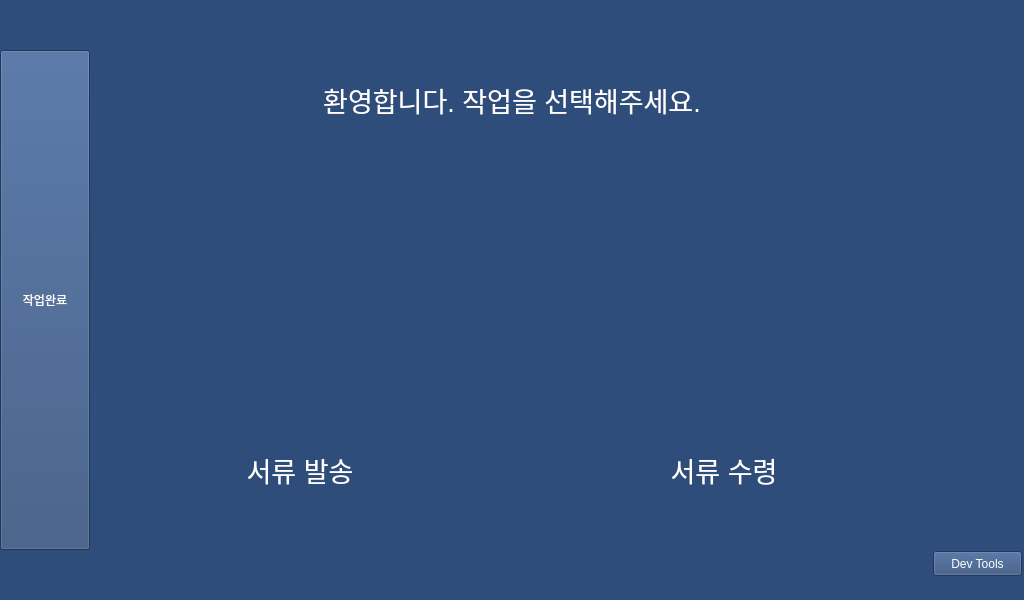
<?xml version="1.0" encoding="UTF-8"?>
<ui version="4.0">
 <class>MainWindow</class>
 <widget class="QMainWindow" name="MainWindow">
  <property name="geometry">
   <rect>
    <x>0</x>
    <y>0</y>
    <width>1024</width>
    <height>600</height>
   </rect>
  </property>
  <property name="palette">
   <palette>
    <active>
     <colorrole role="WindowText">
      <brush brushstyle="SolidPattern">
       <color alpha="255">
        <red>255</red>
        <green>255</green>
        <blue>255</blue>
       </color>
      </brush>
     </colorrole>
     <colorrole role="Button">
      <brush brushstyle="SolidPattern">
       <color alpha="255">
        <red>47</red>
        <green>77</green>
        <blue>122</blue>
       </color>
      </brush>
     </colorrole>
     <colorrole role="Light">
      <brush brushstyle="SolidPattern">
       <color alpha="255">
        <red>71</red>
        <green>115</green>
        <blue>183</blue>
       </color>
      </brush>
     </colorrole>
     <colorrole role="Midlight">
      <brush brushstyle="SolidPattern">
       <color alpha="255">
        <red>59</red>
        <green>96</green>
        <blue>152</blue>
       </color>
      </brush>
     </colorrole>
     <colorrole role="Dark">
      <brush brushstyle="SolidPattern">
       <color alpha="255">
        <red>23</red>
        <green>38</green>
        <blue>61</blue>
       </color>
      </brush>
     </colorrole>
     <colorrole role="Mid">
      <brush brushstyle="SolidPattern">
       <color alpha="255">
        <red>31</red>
        <green>51</green>
        <blue>81</blue>
       </color>
      </brush>
     </colorrole>
     <colorrole role="Text">
      <brush brushstyle="SolidPattern">
       <color alpha="255">
        <red>255</red>
        <green>255</green>
        <blue>255</blue>
       </color>
      </brush>
     </colorrole>
     <colorrole role="BrightText">
      <brush brushstyle="SolidPattern">
       <color alpha="255">
        <red>255</red>
        <green>255</green>
        <blue>255</blue>
       </color>
      </brush>
     </colorrole>
     <colorrole role="ButtonText">
      <brush brushstyle="SolidPattern">
       <color alpha="255">
        <red>255</red>
        <green>255</green>
        <blue>255</blue>
       </color>
      </brush>
     </colorrole>
     <colorrole role="Base">
      <brush brushstyle="SolidPattern">
       <color alpha="255">
        <red>47</red>
        <green>77</green>
        <blue>122</blue>
       </color>
      </brush>
     </colorrole>
     <colorrole role="Window">
      <brush brushstyle="SolidPattern">
       <color alpha="255">
        <red>47</red>
        <green>77</green>
        <blue>122</blue>
       </color>
      </brush>
     </colorrole>
     <colorrole role="Shadow">
      <brush brushstyle="SolidPattern">
       <color alpha="255">
        <red>0</red>
        <green>0</green>
        <blue>0</blue>
       </color>
      </brush>
     </colorrole>
     <colorrole role="AlternateBase">
      <brush brushstyle="SolidPattern">
       <color alpha="255">
        <red>23</red>
        <green>38</green>
        <blue>61</blue>
       </color>
      </brush>
     </colorrole>
     <colorrole role="ToolTipBase">
      <brush brushstyle="SolidPattern">
       <color alpha="255">
        <red>255</red>
        <green>255</green>
        <blue>220</blue>
       </color>
      </brush>
     </colorrole>
     <colorrole role="ToolTipText">
      <brush brushstyle="SolidPattern">
       <color alpha="255">
        <red>0</red>
        <green>0</green>
        <blue>0</blue>
       </color>
      </brush>
     </colorrole>
    </active>
    <inactive>
     <colorrole role="WindowText">
      <brush brushstyle="SolidPattern">
       <color alpha="255">
        <red>255</red>
        <green>255</green>
        <blue>255</blue>
       </color>
      </brush>
     </colorrole>
     <colorrole role="Button">
      <brush brushstyle="SolidPattern">
       <color alpha="255">
        <red>47</red>
        <green>77</green>
        <blue>122</blue>
       </color>
      </brush>
     </colorrole>
     <colorrole role="Light">
      <brush brushstyle="SolidPattern">
       <color alpha="255">
        <red>71</red>
        <green>115</green>
        <blue>183</blue>
       </color>
      </brush>
     </colorrole>
     <colorrole role="Midlight">
      <brush brushstyle="SolidPattern">
       <color alpha="255">
        <red>59</red>
        <green>96</green>
        <blue>152</blue>
       </color>
      </brush>
     </colorrole>
     <colorrole role="Dark">
      <brush brushstyle="SolidPattern">
       <color alpha="255">
        <red>23</red>
        <green>38</green>
        <blue>61</blue>
       </color>
      </brush>
     </colorrole>
     <colorrole role="Mid">
      <brush brushstyle="SolidPattern">
       <color alpha="255">
        <red>31</red>
        <green>51</green>
        <blue>81</blue>
       </color>
      </brush>
     </colorrole>
     <colorrole role="Text">
      <brush brushstyle="SolidPattern">
       <color alpha="255">
        <red>255</red>
        <green>255</green>
        <blue>255</blue>
       </color>
      </brush>
     </colorrole>
     <colorrole role="BrightText">
      <brush brushstyle="SolidPattern">
       <color alpha="255">
        <red>255</red>
        <green>255</green>
        <blue>255</blue>
       </color>
      </brush>
     </colorrole>
     <colorrole role="ButtonText">
      <brush brushstyle="SolidPattern">
       <color alpha="255">
        <red>255</red>
        <green>255</green>
        <blue>255</blue>
       </color>
      </brush>
     </colorrole>
     <colorrole role="Base">
      <brush brushstyle="SolidPattern">
       <color alpha="255">
        <red>47</red>
        <green>77</green>
        <blue>122</blue>
       </color>
      </brush>
     </colorrole>
     <colorrole role="Window">
      <brush brushstyle="SolidPattern">
       <color alpha="255">
        <red>47</red>
        <green>77</green>
        <blue>122</blue>
       </color>
      </brush>
     </colorrole>
     <colorrole role="Shadow">
      <brush brushstyle="SolidPattern">
       <color alpha="255">
        <red>0</red>
        <green>0</green>
        <blue>0</blue>
       </color>
      </brush>
     </colorrole>
     <colorrole role="AlternateBase">
      <brush brushstyle="SolidPattern">
       <color alpha="255">
        <red>23</red>
        <green>38</green>
        <blue>61</blue>
       </color>
      </brush>
     </colorrole>
     <colorrole role="ToolTipBase">
      <brush brushstyle="SolidPattern">
       <color alpha="255">
        <red>255</red>
        <green>255</green>
        <blue>220</blue>
       </color>
      </brush>
     </colorrole>
     <colorrole role="ToolTipText">
      <brush brushstyle="SolidPattern">
       <color alpha="255">
        <red>0</red>
        <green>0</green>
        <blue>0</blue>
       </color>
      </brush>
     </colorrole>
    </inactive>
    <disabled>
     <colorrole role="WindowText">
      <brush brushstyle="SolidPattern">
       <color alpha="255">
        <red>255</red>
        <green>255</green>
        <blue>255</blue>
       </color>
      </brush>
     </colorrole>
     <colorrole role="Button">
      <brush brushstyle="SolidPattern">
       <color alpha="255">
        <red>47</red>
        <green>77</green>
        <blue>122</blue>
       </color>
      </brush>
     </colorrole>
     <colorrole role="Light">
      <brush brushstyle="SolidPattern">
       <color alpha="255">
        <red>71</red>
        <green>115</green>
        <blue>183</blue>
       </color>
      </brush>
     </colorrole>
     <colorrole role="Midlight">
      <brush brushstyle="SolidPattern">
       <color alpha="255">
        <red>59</red>
        <green>96</green>
        <blue>152</blue>
       </color>
      </brush>
     </colorrole>
     <colorrole role="Dark">
      <brush brushstyle="SolidPattern">
       <color alpha="255">
        <red>23</red>
        <green>38</green>
        <blue>61</blue>
       </color>
      </brush>
     </colorrole>
     <colorrole role="Mid">
      <brush brushstyle="SolidPattern">
       <color alpha="255">
        <red>31</red>
        <green>51</green>
        <blue>81</blue>
       </color>
      </brush>
     </colorrole>
     <colorrole role="Text">
      <brush brushstyle="SolidPattern">
       <color alpha="255">
        <red>255</red>
        <green>255</green>
        <blue>255</blue>
       </color>
      </brush>
     </colorrole>
     <colorrole role="BrightText">
      <brush brushstyle="SolidPattern">
       <color alpha="255">
        <red>255</red>
        <green>255</green>
        <blue>255</blue>
       </color>
      </brush>
     </colorrole>
     <colorrole role="ButtonText">
      <brush brushstyle="SolidPattern">
       <color alpha="255">
        <red>255</red>
        <green>255</green>
        <blue>255</blue>
       </color>
      </brush>
     </colorrole>
     <colorrole role="Base">
      <brush brushstyle="SolidPattern">
       <color alpha="255">
        <red>47</red>
        <green>77</green>
        <blue>122</blue>
       </color>
      </brush>
     </colorrole>
     <colorrole role="Window">
      <brush brushstyle="SolidPattern">
       <color alpha="255">
        <red>47</red>
        <green>77</green>
        <blue>122</blue>
       </color>
      </brush>
     </colorrole>
     <colorrole role="Shadow">
      <brush brushstyle="SolidPattern">
       <color alpha="255">
        <red>0</red>
        <green>0</green>
        <blue>0</blue>
       </color>
      </brush>
     </colorrole>
     <colorrole role="AlternateBase">
      <brush brushstyle="SolidPattern">
       <color alpha="255">
        <red>47</red>
        <green>77</green>
        <blue>122</blue>
       </color>
      </brush>
     </colorrole>
     <colorrole role="ToolTipBase">
      <brush brushstyle="SolidPattern">
       <color alpha="255">
        <red>255</red>
        <green>255</green>
        <blue>220</blue>
       </color>
      </brush>
     </colorrole>
     <colorrole role="ToolTipText">
      <brush brushstyle="SolidPattern">
       <color alpha="255">
        <red>0</red>
        <green>0</green>
        <blue>0</blue>
       </color>
      </brush>
     </colorrole>
    </disabled>
   </palette>
  </property>
  <property name="windowTitle">
   <string>MainWindow</string>
  </property>
  <property name="styleSheet">
   <string notr="true">background-color: rgb(47, 77, 122);
color: rgb(255, 255, 255);</string>
  </property>
  <property name="documentMode">
   <bool>false</bool>
  </property>
  <widget class="QWidget" name="centralwidget">
   <widget class="QPushButton" name="dev_button">
    <property name="geometry">
     <rect>
      <x>933</x>
      <y>551</y>
      <width>89</width>
      <height>25</height>
     </rect>
    </property>
    <property name="text">
     <string>Dev Tools</string>
    </property>
   </widget>
   <widget class="QPushButton" name="recv_doc_button">
    <property name="geometry">
     <rect>
      <x>574</x>
      <y>150</y>
      <width>300</width>
      <height>300</height>
     </rect>
    </property>
    <property name="text">
     <string/>
    </property>
    <property name="icon">
     <iconset>
      <normaloff>img/recipient.png</normaloff>img/recipient.png</iconset>
    </property>
    <property name="iconSize">
     <size>
      <width>250</width>
      <height>250</height>
     </size>
    </property>
    <property name="flat">
     <bool>true</bool>
    </property>
   </widget>
   <widget class="QPushButton" name="send_doc_button">
    <property name="geometry">
     <rect>
      <x>150</x>
      <y>150</y>
      <width>300</width>
      <height>300</height>
     </rect>
    </property>
    <property name="text">
     <string/>
    </property>
    <property name="icon">
     <iconset>
      <normaloff>img/express.png</normaloff>img/express.png</iconset>
    </property>
    <property name="iconSize">
     <size>
      <width>250</width>
      <height>250</height>
     </size>
    </property>
    <property name="autoDefault">
     <bool>false</bool>
    </property>
    <property name="default">
     <bool>false</bool>
    </property>
    <property name="flat">
     <bool>true</bool>
    </property>
   </widget>
   <widget class="QLabel" name="send_doc_label">
    <property name="geometry">
     <rect>
      <x>150</x>
      <y>450</y>
      <width>300</width>
      <height>40</height>
     </rect>
    </property>
    <property name="font">
     <font>
      <pointsize>20</pointsize>
     </font>
    </property>
    <property name="layoutDirection">
     <enum>Qt::LeftToRight</enum>
    </property>
    <property name="text">
     <string>서류 발송</string>
    </property>
    <property name="alignment">
     <set>Qt::AlignCenter</set>
    </property>
    <property name="textInteractionFlags">
     <set>Qt::NoTextInteraction</set>
    </property>
   </widget>
   <widget class="QLabel" name="recv_doc_label">
    <property name="geometry">
     <rect>
      <x>574</x>
      <y>450</y>
      <width>300</width>
      <height>40</height>
     </rect>
    </property>
    <property name="font">
     <font>
      <pointsize>20</pointsize>
     </font>
    </property>
    <property name="layoutDirection">
     <enum>Qt::LeftToRight</enum>
    </property>
    <property name="text">
     <string>서류 수령</string>
    </property>
    <property name="alignment">
     <set>Qt::AlignCenter</set>
    </property>
    <property name="textInteractionFlags">
     <set>Qt::NoTextInteraction</set>
    </property>
   </widget>
   <widget class="QLabel" name="title">
    <property name="geometry">
     <rect>
      <x>287</x>
      <y>50</y>
      <width>450</width>
      <height>100</height>
     </rect>
    </property>
    <property name="font">
     <font>
      <pointsize>20</pointsize>
     </font>
    </property>
    <property name="layoutDirection">
     <enum>Qt::LeftToRight</enum>
    </property>
    <property name="text">
     <string>환영합니다. 작업을 선택해주세요.</string>
    </property>
    <property name="alignment">
     <set>Qt::AlignCenter</set>
    </property>
    <property name="textInteractionFlags">
     <set>Qt::NoTextInteraction</set>
    </property>
   </widget>
   <widget class="QLabel" name="timeout_timer">
    <property name="geometry">
     <rect>
      <x>287</x>
      <y>510</y>
      <width>450</width>
      <height>50</height>
     </rect>
    </property>
    <property name="font">
     <font>
      <pointsize>20</pointsize>
     </font>
    </property>
    <property name="layoutDirection">
     <enum>Qt::LeftToRight</enum>
    </property>
    <property name="text">
     <string>&lt;html&gt;&lt;head/&gt;&lt;body&gt;&lt;p&gt;&lt;br/&gt;&lt;/p&gt;&lt;/body&gt;&lt;/html&gt;</string>
    </property>
    <property name="alignment">
     <set>Qt::AlignCenter</set>
    </property>
    <property name="textInteractionFlags">
     <set>Qt::NoTextInteraction</set>
    </property>
   </widget>
   <widget class="QPushButton" name="back_button">
    <property name="geometry">
     <rect>
      <x>0</x>
      <y>50</y>
      <width>90</width>
      <height>500</height>
     </rect>
    </property>
    <property name="mouseTracking">
     <bool>false</bool>
    </property>
    <property name="layoutDirection">
     <enum>Qt::LeftToRight</enum>
    </property>
    <property name="text">
     <string>작업완료</string>
    </property>
    <property name="iconSize">
     <size>
      <width>100</width>
      <height>100</height>
     </size>
    </property>
    <property name="default">
     <bool>false</bool>
    </property>
    <property name="flat">
     <bool>false</bool>
    </property>
   </widget>
  </widget>
  <widget class="QStatusBar" name="statusbar"/>
 </widget>
 <resources/>
 <connections/>
</ui>
